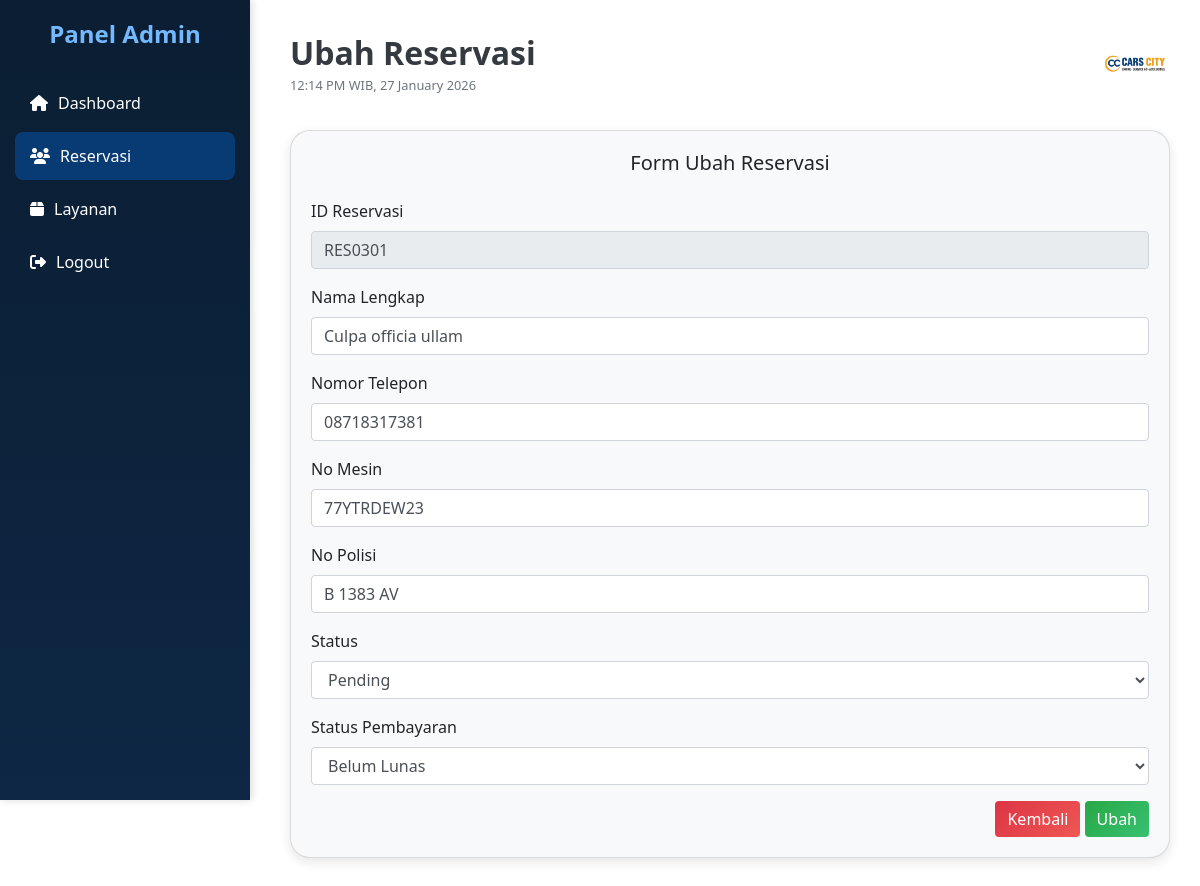
/reservasi/reservasiubah.php?id_reservasi=RES0301, run on the app's committed database.
### tables this page shows
CREATE TABLE `reservasi` (
  `id_reservasi` varchar(10) NOT NULL,
  `id_user` int(11) NOT NULL,
  `nama_lengkap` varchar(100) NOT NULL,
  `nomor_telepon` varchar(15) NOT NULL,
  `tanggal_servis` date NOT NULL,
  `waktu_servis` time NOT NULL,
  `catatan` text DEFAULT NULL,
  `status` varchar(30) DEFAULT NULL,
  `status_pembayaran` varchar(25) NOT NULL,
  `created_at` timestamp NOT NULL DEFAULT current_timestamp(),
  `no_mesin` varchar(30) NOT NULL,
  `nopolisi` varchar(10) NOT NULL,
  `merk` varchar(20) NOT NULL,
  `total_harga` int(11) NOT NULL
);

### reservasi/reservasiubah.php (the view, shortened to what this page needs)
<?php
include '../koneksi.php';
    $id_reservasi = $_GET['id_reservasi'];
    $stmt = $conn->prepare("SELECT * FROM reservasi WHERE id_reservasi = ?");
    $stmt->bind_param("s", $id_reservasi);
    $stmt->execute();
    $result = $stmt->get_result();
    $data = $result->fetch_assoc();
?>
<!DOCTYPE html>
<html lang="id">
<head>
  <link rel="stylesheet" href="https://stackpath.bootstrapcdn.com/bootstrap/4.5.2/css/bootstrap.min.css">
  <link rel="stylesheet" href="https://cdnjs.cloudflare.com/ajax/libs/font-awesome/6.5.1/css/all.min.css">
</head>
<body>
<div class="sidebar">
  <h4>Panel Admin</h4>
  <a href="../dashboard_adm.php"><i class="fas fa-home"></i><span>Dashboard</span></a>
  <a href="reservasilihat.php" class="active"><i class="fas fa-users"></i><span>Reservasi</span></a>
  <a href="../layanan/layananlihat.php"><i class="fas fa-box"></i><span>Layanan</span></a>
    <a href="?logout=true&csrf=<?= htmlspecialchars($_SESSION['csrf_token']) ?>" class="login-btn" onclick="return confirm('Yakin ingin logout?')"><i class="fas fa-sign-out-alt"></i>Logout</a>
</div>
<div class="main">
  <div class="dashboard-header">
    <div>
      <h2 class="text-dark font-weight-bold mb-0">Ubah Reservasi</h2>
      <small class="text-muted"><?= date('H:i A \W\I\B, d F Y') ?></small>
    </div>
      <img src="../images/logo.png" alt="Logo" height="70">
  </div>
  <div class="card">
    <h5 class="mb-4 text-center">Form Ubah Reservasi</h5>
    <form action="" method="post">
      <div class="form-group">
        <label>ID Reservasi</label>
        <input type="text" name="id_reservasi" class="form-control" value="<?= htmlspecialchars($data['id_reservasi']) ?>" readonly>
      </div>
      <div class="form-group">
        <label>Nama Lengkap</label>
        <input type="text" name="nama_lengkap" class="form-control" value="<?= htmlspecialchars($data['nama_lengkap']) ?>" reaquired>
      </div>
      <div class="form-group">
        <label>Nomor Telepon</label>
        <input type="text" name="nomor_telepon" class="form-control" value="<?= htmlspecialchars($data['nomor_telepon']) ?>" required>
      </div>
      <div class="form-group">
        <label>No Mesin</label>
        <input type="text" name="no_mesin" class="form-control" value="<?= htmlspecialchars($data['no_mesin']) ?>" required>
      </div>
      <div class="form-group">
        <label>No Polisi</label>
        <input type="text" name="nopolisi" class="form-control" value="<?= htmlspecialchars($data['nopolisi']) ?>" required>
      </div>
      <div class="form-group">
        <label>Status</label>
        <select name="status" class="form-control">
          <option value="Pending" <?= $data['status'] == 'Pending' ? 'selected' : '' ?>>Pending</option>
        </select>
      </div>
      <div class="form-group">
        <label>Status Pembayaran</label>
        <select name="status_pembayaran" class="form-control">
          <option value="Belum Lunas" <?= $data['status_pembayaran'] == 'Belum Lunas' ? 'selected' : '' ?>>Belum Lunas</option>
        </select>
      </div>
      <div class="text-right">
        <a href="reservasilihat.php" class="btn btn-danger">Kembali</a>
        <input type="submit" name="proses" value="Ubah" class="btn btn-success">
      </div>
    </form>
  </div>
</div>
</body>
</html>

### reservasi/reservasiubah.php (style rules this page uses)
body { background-color: #ffffff; font-family: 'Segoe UI', sans-serif; margin: 0; }
.sidebar { height: 100vh; background: linear-gradient(180deg, #0b1e33, #0d2744); color: #fff; padding: 20px 15px; position: fixed; width: 250px; top: 0; left: 0; box-shadow: 2px 0 8px rgba(0, 0, 0, 0.15); z-index: 1000; }
.sidebar h4 { font-size: 1.5rem; font-weight: 600; margin-bottom: 30px; text-align: center; color: #74b9ff; }
.sidebar a { color: #fff; display: flex; align-items: center; padding: 12px 15px; margin: 5px 0; text-decoration: none; border-radius: 8px; font-size: 1rem; }
.sidebar a i { margin-right: 10px; }
.sidebar a:hover, .sidebar a.active { background-color: rgba(0, 123, 255, 0.3); color: #fff; }
.main { margin-left: 260px; padding: 30px; }
.card { background-color: #f8f9fa; border-radius: 20px; padding: 20px; box-shadow: 0 4px 12px rgba(0, 0, 0, 0.1); }
.dashboard-header { display: flex; justify-content: space-between; align-items: center; margin-bottom: 30px; }
.btn-success { background: linear-gradient(135deg, #28a745, #38c172); border: none; }
.btn-danger { background: linear-gradient(135deg, #dc3545, #ef5753); border: none; }

### data on the page
reservasi: id_reservasi "RES0301", nama_lengkap "Culpa officia ullam", nomor_telepon "08718317381", no_mesin "77YTRDEW23", nopolisi "B 1383 AV", status "Pending", status_pembayaran "Belum Lunas"
